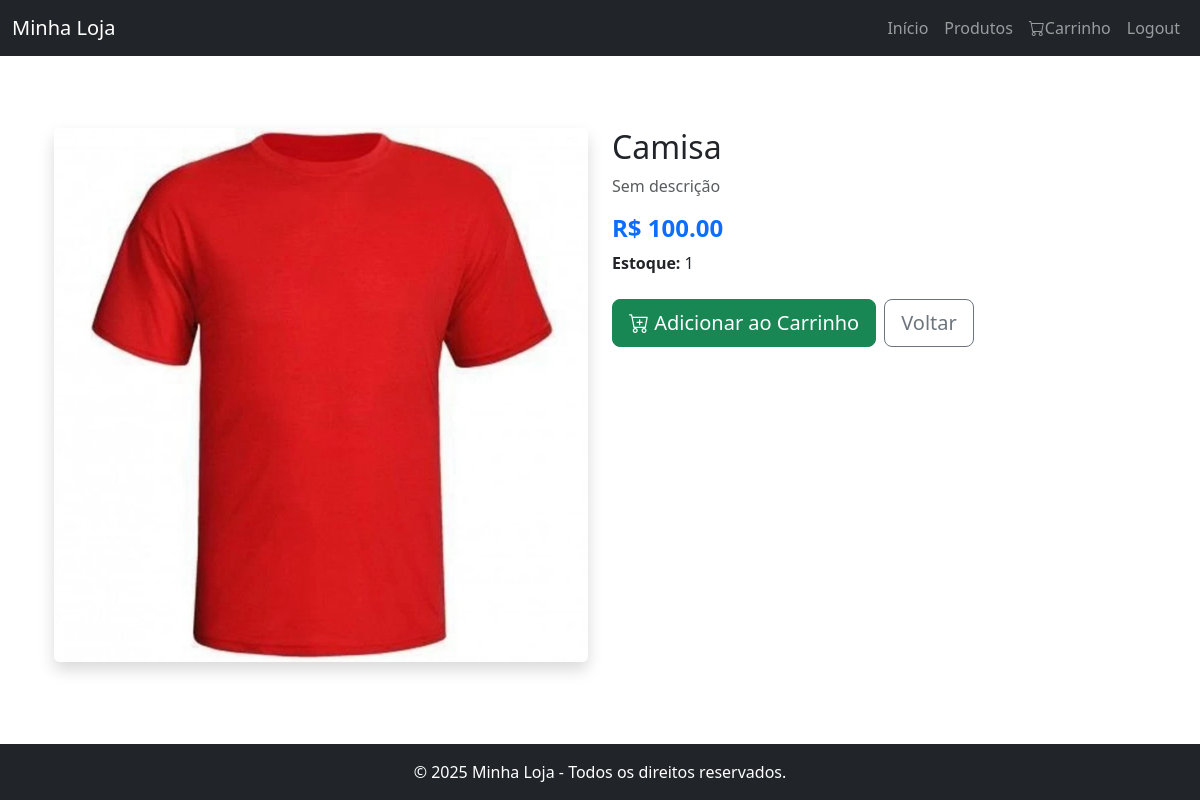
Screenshot of /produto/1/ (signed in) with the database file from the repository.
### produto/models.py (models this page shows, shortened)
class Produto(models.Model):
    codigo = models.IntegerField(primary_key=True)
    nome = models.CharField(max_length=100)
    descricao = models.TextField()
    preco = models.DecimalField(max_digits=10, decimal_places=2)
    estoque = models.IntegerField()
    imagem = models.ImageField(upload_to='produtos/', null=True, blank=True)
    data_criacao = models.DateTimeField(auto_now_add=True)
    data_atualizacao = models.DateTimeField(auto_now=True)

### produto/views.py (the view)
# urls.py: path('<int:codigo>/', views.detalhe_produto, name="detalhe_produto"),
def detalhe_produto(request: HttpRequest, codigo: int) -> HttpResponse:
    try:
        produto = Produto.objects.get(codigo=codigo)
        return render(request, "detalhe_produto.html", {"produto": produto})
    except Produto.DoesNotExist:
        return HttpResponse("Produto não encontrado", status=404)

### produto/templates/detalhe_produto.html (shortened to what this page needs)
{% extends "base.html" %}
{% load static %}
{% block content %}
<div class="container my-5">
  <div class="row">
    <div class="col-md-6 text-center">
      {% if produto.imagem %}
        <img src="{{ produto.imagem.url }}" class="img-fluid rounded shadow" alt="{{ produto.nome }}">
      {% else %}
        <img src="{% static 'img/produto_default.png' %}" class="img-fluid rounded shadow" alt="Imagem não disponível">
      {% endif %}
    </div>
    <div class="col-md-6">
      <h2>{{ produto.nome }}</h2>
      <p class="text-muted">{{ produto.descricao }}</p>
      <p class="h4 text-primary fw-bold">R$ {{ produto.preco }}</p>
      <p><strong>Estoque:</strong> {{ produto.estoque }}</p>
      <div class="d-flex gap-2 mt-4">
        <a href="#" class="btn btn-success btn-lg">
          <i class="bi bi-cart-plus"></i> Adicionar ao Carrinho
        </a>
        <a href="{% url 'home_produto' %}" class="btn btn-outline-secondary btn-lg">
          Voltar
        </a>
      </div>
    </div>
  </div>
</div>
{% endblock %}

### rows the page displays
Produto: imagem (picture), nome "Camisa", descricao "Sem descrição", preco "100.00", estoque "1"

### other values shown
{{ year|default:2025 }} "2025"
